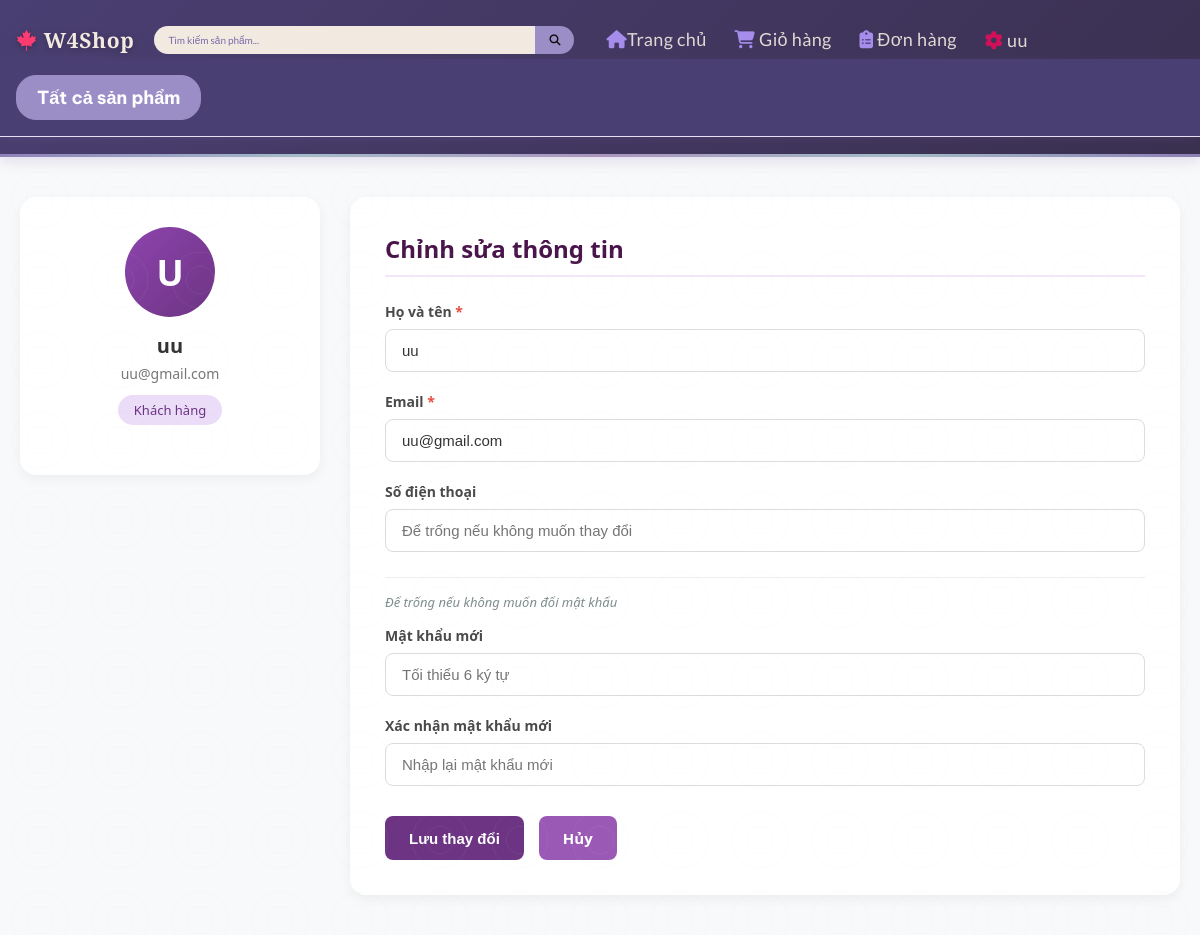
Screenshot of /profile/edit (signed in) with the database file from the repository.
### tables this page shows
CREATE TABLE `users` (
  `user_id` int(11) NOT NULL,
  `full_name` varchar(100) NOT NULL,
  `email` varchar(150) NOT NULL,
  `password_hash` varchar(255) NOT NULL,
  `phone` varchar(20) DEFAULT NULL,
  `role` enum('customer','admin') NOT NULL DEFAULT 'customer',
  `created_at` datetime NOT NULL DEFAULT current_timestamp()
);

### app/views/profile/edit.php (the view, shortened to what the rows shown need)
<?php
include dirname(__DIR__) . '/layouts/header.php';
?>
<link rel="stylesheet" href="/WEB_GR4/public/assets/css/user/profileEdit.css">
<div class="profile-page">
    <div class="profile-container">
        <div class="profile-grid">
            <div class="profile-card profile-sidebar">
                <div class="profile-avatar">
                    <?= strtoupper(substr($user['full_name'], 0, 1)) ?>
                </div>
                <div class="profile-name"><?= htmlspecialchars($user['full_name']) ?></div>
                <div class="profile-email"><?= htmlspecialchars($user['email']) ?></div>
                <div class="profile-role-wrap">
                    <span class="profile-role profile-role--<?= $user['role'] ?>">
                        <?= $user['role'] === 'admin' ? 'Quản trị viên' : 'Khách hàng' ?>
                    </span>
                </div>
            </div>
            <div class="profile-content">
                <div class="profile-section">
                    <div class="profile-section-header">
                        <h2 class="profile-section-title">Chỉnh sửa thông tin</h2>
                    </div>
                    <div class="profile-section-body">
                        <form method="POST" action="/WEB_GR4/profile/update">
                            <div class="form-group">
                                <label for="full_name">Họ và tên <span class="required">*</span></label>
                                <input type="text" id="full_name" name="full_name"
                                       value="<?= htmlspecialchars($user['full_name']) ?>"
                                       required maxlength="100">
                            </div>
                            <div class="form-group">
                                <label for="email">Email <span class="required">*</span></label>
                                <input type="email" id="email" name="email"
                                       value="<?= htmlspecialchars($user['email']) ?>"
                                       required maxlength="150">
                            </div>
                            <div class="form-group">
                                <label for="phone">Số điện thoại</label>
                                <input type="tel" id="phone" name="phone"
                                       value="<?= htmlspecialchars($user['phone'] ?? '') ?>"
                                       maxlength="20" placeholder="Để trống nếu không muốn thay đổi">
                            </div>
                            <hr class="form-divider">
                            <p class="form-note">Để trống nếu không muốn đổi mật khẩu</p>
                            <div class="form-group">
                                <label for="password">Mật khẩu mới</label>
                                <input type="password" id="password" name="password"
                                       minlength="6" autocomplete="new-password"
                                       placeholder="Tối thiểu 6 ký tự">
                            </div>
                            <div class="form-group">
                                <label for="confirm_password">Xác nhận mật khẩu mới</label>
                                <input type="password" id="confirm_password" name="confirm_password"
                                       autocomplete="new-password"
                                       placeholder="Nhập lại mật khẩu mới">
                            </div>
                            <div class="form-actions">
                                <button type="submit" class="profile-btn profile-btn--primary">Lưu thay đổi</button>
                                <a href="/WEB_GR4/profile" class="profile-btn profile-btn--secondary">Hủy</a>
                            </div>
                        </form>
                    </div>
                </div>
            </div>
        </div>
    </div>
</div>

### core/Router.php (shortened to what the rows shown need)
<?php
class Router {
    private $routes = [];
    public function get($path, $controller, $method) {
        $this->routes[] = ['path' => $path, 'controller' => $controller, 'method' => $method, 'httpMethod' => 'GET'];
    }
    public function post($path, $controller, $method) {
        $this->routes[] = ['path' => $path, 'controller' => $controller, 'method' => $method, 'httpMethod' => 'POST'];
    }
    public function dispatch() {
        $url = parse_url($_SERVER['REQUEST_URI'], PHP_URL_PATH);
        $base = '/WEB_GR4';
        if (strpos($url, $base) === 0) {
            $url = substr($url, strlen($base));
        }
        $httpMethod = $_SERVER['REQUEST_METHOD'];
        foreach ($this->routes as $route) {
            if ($route['httpMethod'] === $httpMethod && $this->match($route['path'], $url, $params)) {
                $ctrl = new $route['controller']();
                call_user_func_array([$ctrl, $route['method']], $params);
                return;
            }
        }
    }
    private function match($routePath, $url, &$params) {
        $pattern = preg_replace('/\{(\w+)\}/', '([^/]+)', $routePath);
        $pattern = '#^' . $pattern . '$#';
        if (preg_match($pattern, $url, $matches)) {
            return true;
        }
        return false;
    }
}
?>

### app/views/layouts/header.php (shortened to what the rows shown need)
<!DOCTYPE html>
<html lang="vi">
<head>
    <link rel="stylesheet" href="/WEB_GR4/public/assets/css/user/style.css">
    <link rel="stylesheet" href="/WEB_GR4/public/assets/css/user/style_product.css">
    <link rel="stylesheet" href="https://cdnjs.cloudflare.com/ajax/libs/font-awesome/6.5.2/css/all.min.css">
    <link rel="stylesheet" href="/WEB_GR4/public/assets/css/user/responsive_shop.css">
</head>
<body>
<header class="navbar" id="navbar">
    <div class="container nav-inner">
        <a href="/WEB_GR4/" class="logo"><i class="fa-brands fa-canadian-maple-leaf" style="color: rgb(255, 59, 113);"></i> W4Shop</a>
        <div class="search-wrap">
            <input type="text" id="searchInput" placeholder="Tìm kiếm sản phẩm..." autocomplete="off">
            <button onclick="doSearch()"><i class="fa-solid fa-magnifying-glass" style="color: rgb(9, 9, 9);"></i></button>
        </div>
        <nav class="nav-container" id="navContainer">
            <ul class="nav-links">
                <li><a href="/WEB_GR4/"><i class="fas fa-home" style="color: rgb(177, 151, 252);"></i>Trang chủ</a></li>
                <li class="cart-link"><a href="/WEB_GR4/cart"><i class="fas fa-shopping-cart" style="color: rgb(177, 151, 252);"></i> Giỏ hàng</a></li>
                <li class="order-link"><a href="/WEB_GR4/orders"> <i class="fa-solid fa-clipboard-list" style="color: rgb(177, 151, 252);"></i> Đơn hàng</a></li>
                <?php if (isset($_SESSION['user_id']) && ($_SESSION['role'] ?? '') !== 'admin'): ?>
                    <li>
                        <a href="/WEB_GR4/profile"><i class="fa-solid fa-gear" style="color: rgb(226, 13, 91);"></i>
                        <?php echo htmlspecialchars($_SESSION['full_name']); ?>
                        </a>
                    </li>
                    <?php else: ?>
                    <li><a href="/WEB_GR4/login" class ="btn-logout-pill">
                        <i class="fa-solid fa-user" style="color: rgb(177, 151, 252);"></i> Đăng nhập
                    </a></li>
                <?php endif; ?>
            </ul>
        </nav>
    </div>
    <div class="categories-bar">
    <div class="container">
        <div class="categories-list" id="idcategoriesList">
            <a href="/WEB_GR4/products" class="category-link all-products">Tất cả sản phẩm</a>
        </div>
    </div>
</div>
</header>

### rows the page displays
users: full_name "U", full_name "uu", email "uu@gmail.com", role "Khách hàng"
